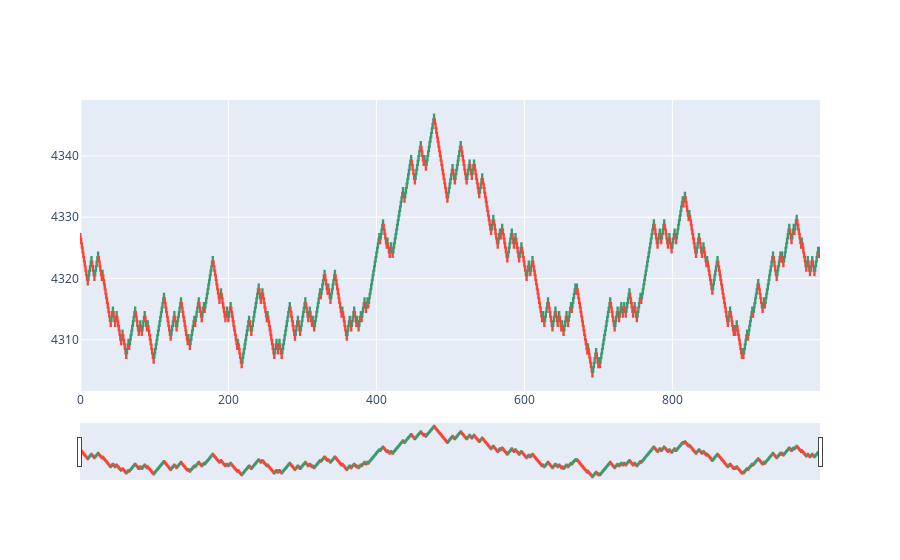

This figure's notebook cell:
### Code cell
import plotly.graph_objects as go

n_presentable = 1000
start_i = np.random.randint(0, r.shape[0] - n_presentable)
presentable = r.iloc[start_i:start_i + n_presentable]
print(f"Presenting from {start_i} to {start_i + n_presentable}")

fig = go.Figure(data=[
    go.Candlestick(
        # x=presentable.index,
        open=presentable["Open"],
        high=presentable['High'],
        low=presentable['Low'],
        close=presentable["Close"]
    )
])
fig.show()

### Figure 1 — Plotly figure (JSON) as saved in the notebook; plotly's stock layout.template omitted (floating-point values rounded to 4 significant figures; data arrays with more than 128 entries replaced by an {"elided": "..."} marker saying what was removed)
{"data": [{"close": {"elided": "1000 float values"}, "high": {"elided": "1000 float values"}, "low": {"elided": "1000 float values"}, "open": {"elided": "1000 float values"}, "type": "candlestick"}], "layout": {}}
